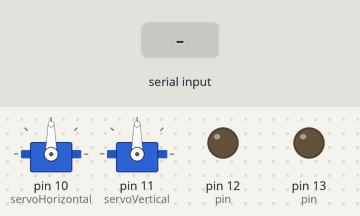
Bench run of a sketch on a simulated Arduino Uno, built with avr-gcc and run on an emulated ATmega328P. Shown: 2 × servo, output pins drawn as LEDs (lit = HIGH). Inputs (shaded band) come from the test bench.

Above: at 1.6 s.
1.7 s: "1" received over Serial
At 4.6 s:
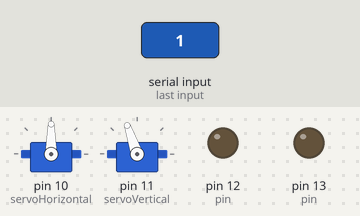
4.7 s: byte 111 ('o') received over Serial
At 6.7 s:
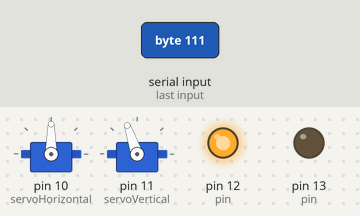
7.2 s: "2" received over Serial
At 10.17 s:
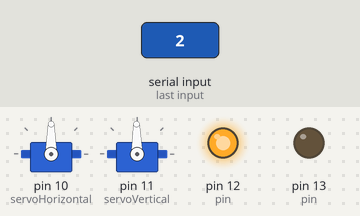
10.2 s: "3" received over Serial
At 11.45 s:
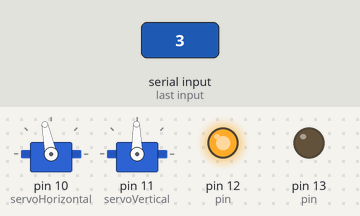
13.2 s: byte 112 ('p') received over Serial
At 13.7 s:
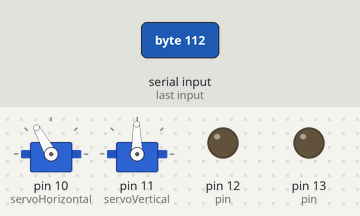
14.7 s: "4" received over Serial
At 19.45 s:
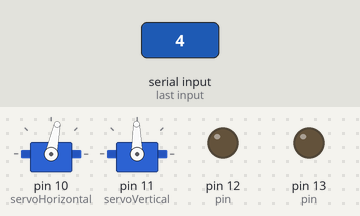
Timing chart, 0 to 20.9 s (numbered marks = the images above; inputs shaded):
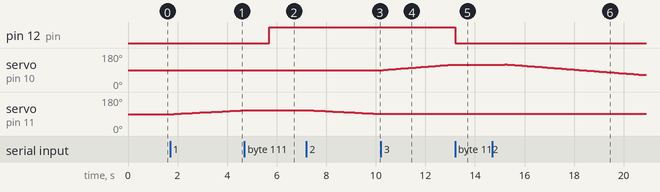

Measured:
- after the input at 1.7 s, servo on pin 11 (servoVertical): moves from 90° to 109° over 2.7 s, starting after 0.15 s
- after the input at 4.7 s, pin 12 (pin): LOW → HIGH after 1.0 s; servo on pin 11 (servoVertical): stays 109° (without the input it goes to 110° after 0.00 s)
- after the input at 7.2 s, servo on pin 11 (servoVertical): 109° → 110° at once, → 109° 0.15 s later, → 108° 0.15 s later, → 107° 0.15 s later, … (20 changes in this stretch)
- after the input at 10.2 s, servo on pin 10 (servoHorizontal): moves from 90° to 119° over 2.8 s, starting after 0.10 s; servo on pin 11 (servoVertical): stays 91° (without the input it goes to 90° after 0.00 s)
- after the input at 13.2 s, pin 12 (pin): HIGH → LOW at once; servo on pin 10 (servoHorizontal): stays 119° (without the input it goes to 120° after 0.01 s)
- after the input at 14.7 s, servo on pin 10 (servoHorizontal): 119° → 120° after 0.51 s, → 119° 0.10 s later, → 118° 0.10 s later, → 117° 0.10 s later, … (57 changes in this stretch)

The sketch:

dont_fuck_with_me.ino
```cpp
#include <Servo.h> //используем библиотеку для работы с сервоприводом

Servo servoHorizontal;
Servo servoVertical;
int servoHorizontal_pos;
int servoVertical_pos;
int pin;
char command;
/*
 * COMMANDS: (H / V)
 *
 * 0 - NONE, NONE
 * 1 - NONE, UP
 * 2 - NONE, DOWN
 * 3 - RIGHT, NONE
 * 4 - LEFT, NONE
 * 5 - RIGHT, UP
 * 6 - RIGHT, DOWN
 * 7 - LEFT, UP
 * 8 - LEFT, DOWN
 *
 * i - light green
 * o - light red
 * p - shut down
 */

void setup() //процедура setup
{

  servoHorizontal.attach(10);
  servoVertical.attach(11);
  Serial.begin(9600);
  servoHorizontal_pos = 90;
  servoVertical_pos = 90;
  command = '0';
  pinMode(13, OUTPUT);
  delay(100);
  pinMode(12, OUTPUT);
  delay(100);
  servoVertical.write(servoVertical_pos);
  delay(100);
  servoHorizontal.write(servoHorizontal_pos);
  delay(100);

}

void turnUp()
{
  if (servoVertical_pos > 0)
  {
    servoVertical.write(servoVertical_pos++);
    delay(150);
  }
}

void turnDown()
{
  if (servoVertical_pos < 180)
  {
    servoVertical.write(servoVertical_pos--);
    delay(150);
  }
}

void turnLeft()
{
  if (servoHorizontal_pos > 0)
  {
    servoHorizontal.write(servoHorizontal_pos--);
    delay(100);
  }
}

void turnRight()
{
  if (servoHorizontal_pos < 180)
  {
    servoHorizontal.write(servoHorizontal_pos++);
    delay(100);
  }
}
void loop()
{
  if (Serial.available()>0)
  {
      command = Serial.read();
  }
  if (command == '0')
  {
    // NONE
  }
  else if (command == '1')
  {
    turnUp();
  }
  else if (command == '2')
  {
    turnDown();
  }
  else if (command == '3')
  {
    turnRight();
  }
  else if (command == '4')
  {
    turnLeft();
  }
  else if (command == '5')
  {
    turnRight();
    turnUp();
  }
  else if (command == '6')
  {
    turnRight();
    turnDown();
  }
  else if (command == '7')
  {
    turnLeft();
    turnUp();
  }
  else if (command == '8')
  {
    turnLeft();
    turnDown();
  }
  else if(command == 'i')
  {
    if(pin != 13)
    {
      digitalWrite(pin, LOW);
      delay(1000);
      pin = 13;
      digitalWrite(pin, HIGH);
      delay(1000);
    }
  }
  else if(command == 'o')
  {
    if(pin != 12)
    {
      digitalWrite(pin, LOW);
      delay(1000);
      pin = 12;
      digitalWrite(pin, HIGH);
      delay(1000);
    }
  }
  else if(command == 'p')
  {
    digitalWrite(pin, LOW);
    delay(1000);
  }
}
```
